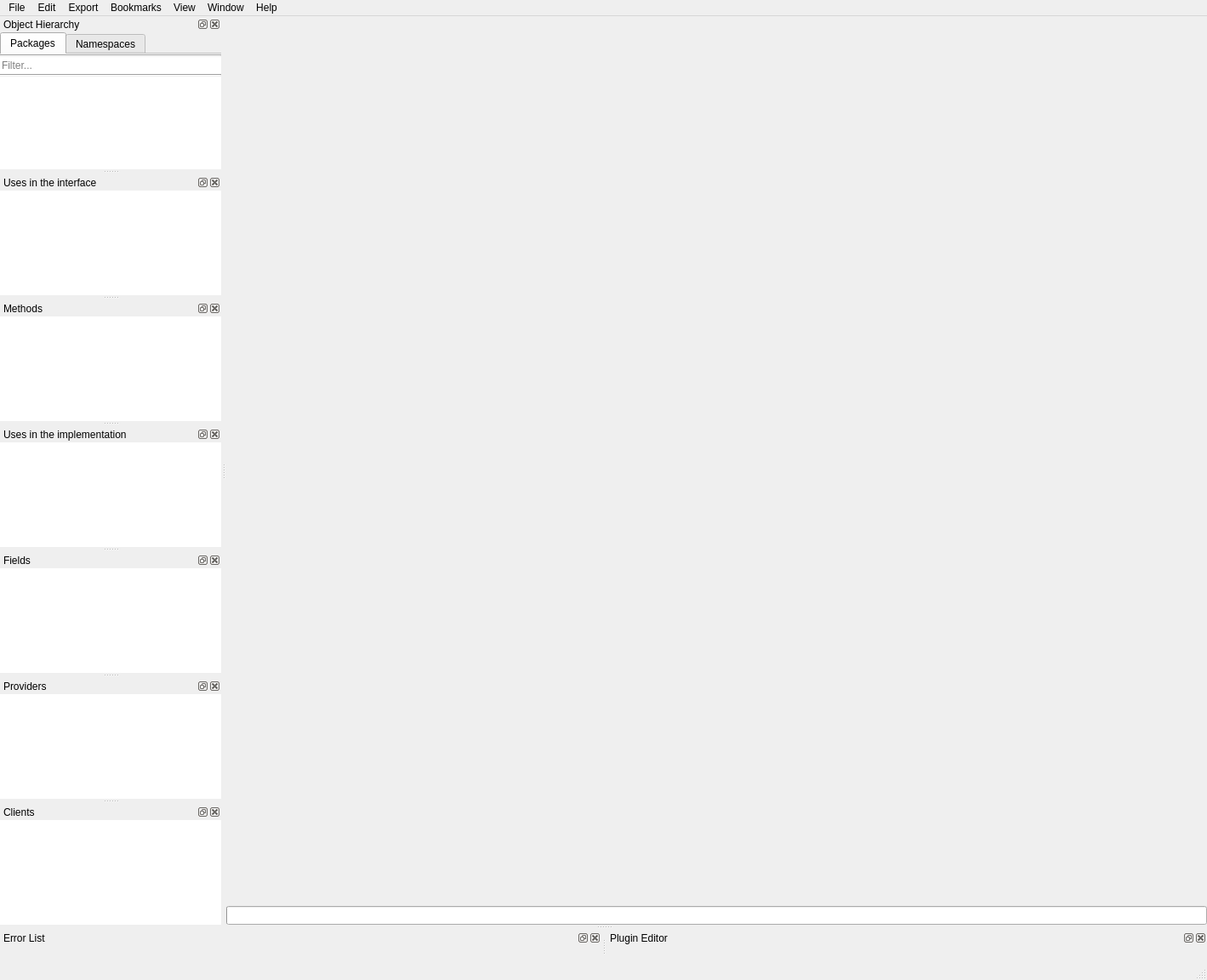
<?xml version="1.0" encoding="UTF-8"?>
<ui version="4.0">
 <class>MainWindow</class>
 <widget class="QMainWindow" name="MainWindow">
  <property name="geometry">
   <rect>
    <x>0</x>
    <y>0</y>
    <width>1419</width>
    <height>1152</height>
   </rect>
  </property>
  <property name="windowTitle">
   <string>MainWindow</string>
  </property>
  <widget class="QWidget" name="centralarea">
   <layout class="QVBoxLayout" name="verticalLayout_11">
    <property name="spacing">
     <number>0</number>
    </property>
    <property name="leftMargin">
     <number>0</number>
    </property>
    <property name="topMargin">
     <number>0</number>
    </property>
    <property name="rightMargin">
     <number>0</number>
    </property>
    <property name="bottomMargin">
     <number>0</number>
    </property>
    <item>
     <widget class="KMessageWidget" name="topMessageWidget"/>
    </item>
    <item>
     <widget class="QStackedWidget" name="stackedWidget">
      <property name="currentIndex">
       <number>0</number>
      </property>
      <widget class="QWidget" name="graphPage">
       <layout class="QVBoxLayout" name="verticalLayout_10">
        <property name="spacing">
         <number>0</number>
        </property>
        <property name="leftMargin">
         <number>0</number>
        </property>
        <property name="topMargin">
         <number>0</number>
        </property>
        <property name="rightMargin">
         <number>0</number>
        </property>
        <property name="bottomMargin">
         <number>0</number>
        </property>
       </layout>
      </widget>
      <widget class="QWidget" name="welcomePage">
       <layout class="QVBoxLayout" name="verticalLayout_12">
        <property name="spacing">
         <number>0</number>
        </property>
        <property name="leftMargin">
         <number>0</number>
        </property>
        <property name="topMargin">
         <number>0</number>
        </property>
        <property name="rightMargin">
         <number>0</number>
        </property>
        <property name="bottomMargin">
         <number>0</number>
        </property>
        <item>
         <widget class="Codethink::lvtqtw::WelcomeScreen" name="welcomeWidget" native="true"/>
        </item>
       </layout>
      </widget>
     </widget>
    </item>
    <item>
     <widget class="QProgressBar" name="graphLoadProgress"/>
    </item>
   </layout>
  </widget>
  <widget class="QMenuBar" name="menubar">
   <property name="geometry">
    <rect>
     <x>0</x>
     <y>0</y>
     <width>1419</width>
     <height>27</height>
    </rect>
   </property>
   <widget class="QMenu" name="menuFile">
    <property name="title">
     <string>File</string>
    </property>
    <addaction name="actionNew_Project"/>
    <addaction name="actionGenerate_Database"/>
    <addaction name="actionOpen_Project"/>
    <addaction name="actionSave"/>
    <addaction name="actionSave_as"/>
    <addaction name="actionClose_Project"/>
    <addaction name="separator"/>
    <addaction name="actionParse_Codebase"/>
    <addaction name="actionCode_Generation"/>
    <addaction name="separator"/>
    <addaction name="actionPreferences"/>
    <addaction name="separator"/>
    <addaction name="actionQuit"/>
   </widget>
   <widget class="QMenu" name="menuWindow">
    <property name="title">
     <string>Window</string>
    </property>
    <addaction name="actionToggle_Split_View"/>
    <addaction name="separator"/>
    <addaction name="actionNew_Tab"/>
    <addaction name="actionClose_Current_Tab"/>
   </widget>
   <widget class="QMenu" name="menuExport">
    <property name="title">
     <string>Export</string>
    </property>
    <addaction name="actionSvg"/>
   </widget>
   <widget class="QMenu" name="menuEdit">
    <property name="title">
     <string>Edit</string>
    </property>
    <addaction name="actionUndo"/>
    <addaction name="actionRedo"/>
    <addaction name="actionProjectSettings"/>
    <addaction name="actionSearch"/>
   </widget>
   <widget class="QMenu" name="menuHelp">
    <property name="title">
     <string>Help</string>
    </property>
    <addaction name="actionAbout"/>
    <addaction name="actionDump_usage_log"/>
    <addaction name="actionReset_usage_log"/>
   </widget>
   <widget class="QMenu" name="menuView">
    <property name="title">
     <string>View</string>
    </property>
   </widget>
   <widget class="QMenu" name="menuBookmarks">
    <property name="title">
     <string>Bookmarks</string>
    </property>
   </widget>
   <addaction name="menuFile"/>
   <addaction name="menuEdit"/>
   <addaction name="menuExport"/>
   <addaction name="menuBookmarks"/>
   <addaction name="menuView"/>
   <addaction name="menuWindow"/>
   <addaction name="menuHelp"/>
  </widget>
  <widget class="QStatusBar" name="statusbar"/>
  <widget class="QDockWidget" name="objectHierarchyDoc">
   <property name="windowTitle">
    <string>Object Hierarchy</string>
   </property>
   <attribute name="dockWidgetArea">
    <number>1</number>
   </attribute>
   <widget class="QWidget" name="dockWidgetContents">
    <layout class="QVBoxLayout" name="verticalLayout_7">
     <property name="spacing">
      <number>0</number>
     </property>
     <property name="leftMargin">
      <number>0</number>
     </property>
     <property name="topMargin">
      <number>0</number>
     </property>
     <property name="rightMargin">
      <number>0</number>
     </property>
     <property name="bottomMargin">
      <number>0</number>
     </property>
     <item>
      <widget class="QTabWidget" name="tabWidget">
       <property name="sizePolicy">
        <sizepolicy hsizetype="Preferred" vsizetype="Preferred">
         <horstretch>0</horstretch>
         <verstretch>0</verstretch>
        </sizepolicy>
       </property>
       <property name="currentIndex">
        <number>0</number>
       </property>
       <property name="documentMode">
        <bool>true</bool>
       </property>
       <widget class="QWidget" name="tab_2">
        <attribute name="title">
         <string>Packages</string>
        </attribute>
        <layout class="QVBoxLayout" name="verticalLayout_2">
         <property name="spacing">
          <number>0</number>
         </property>
         <property name="leftMargin">
          <number>0</number>
         </property>
         <property name="topMargin">
          <number>0</number>
         </property>
         <property name="rightMargin">
          <number>0</number>
         </property>
         <property name="bottomMargin">
          <number>0</number>
         </property>
         <item>
          <widget class="Line" name="line_3">
           <property name="orientation">
            <enum>Qt::Horizontal</enum>
           </property>
          </widget>
         </item>
         <item>
          <widget class="QLineEdit" name="packagesFilter">
           <property name="frame">
            <bool>false</bool>
           </property>
           <property name="placeholderText">
            <string>Filter...</string>
           </property>
           <property name="clearButtonEnabled">
            <bool>true</bool>
           </property>
          </widget>
         </item>
         <item>
          <widget class="Line" name="line_2">
           <property name="orientation">
            <enum>Qt::Horizontal</enum>
           </property>
          </widget>
         </item>
         <item>
          <widget class="Codethink::lvtqtw::TreeView" name="packagesTree">
           <property name="frameShape">
            <enum>QFrame::NoFrame</enum>
           </property>
           <property name="headerHidden">
            <bool>true</bool>
           </property>
          </widget>
         </item>
        </layout>
       </widget>
       <widget class="QWidget" name="tab">
        <attribute name="title">
         <string>Namespaces</string>
        </attribute>
        <layout class="QVBoxLayout" name="verticalLayout">
         <property name="spacing">
          <number>0</number>
         </property>
         <property name="leftMargin">
          <number>0</number>
         </property>
         <property name="topMargin">
          <number>0</number>
         </property>
         <property name="rightMargin">
          <number>0</number>
         </property>
         <property name="bottomMargin">
          <number>0</number>
         </property>
         <item>
          <widget class="Line" name="line_4">
           <property name="orientation">
            <enum>Qt::Horizontal</enum>
           </property>
          </widget>
         </item>
         <item>
          <widget class="QLineEdit" name="namespaceFilter">
           <property name="frame">
            <bool>false</bool>
           </property>
           <property name="placeholderText">
            <string>Filter...</string>
           </property>
           <property name="clearButtonEnabled">
            <bool>true</bool>
           </property>
          </widget>
         </item>
         <item>
          <widget class="Line" name="line">
           <property name="orientation">
            <enum>Qt::Horizontal</enum>
           </property>
          </widget>
         </item>
         <item>
          <widget class="Codethink::lvtqtw::NamespaceTreeView" name="namespaceTree">
           <property name="frameShape">
            <enum>QFrame::NoFrame</enum>
           </property>
           <attribute name="headerVisible">
            <bool>false</bool>
           </attribute>
          </widget>
         </item>
        </layout>
       </widget>
      </widget>
     </item>
    </layout>
   </widget>
  </widget>
  <widget class="QDockWidget" name="usesInTheInterfaceDock">
   <property name="windowTitle">
    <string>Uses in the interface</string>
   </property>
   <attribute name="dockWidgetArea">
    <number>1</number>
   </attribute>
   <widget class="QWidget" name="dockWidgetContents_3">
    <layout class="QVBoxLayout" name="verticalLayout_9">
     <property name="spacing">
      <number>0</number>
     </property>
     <property name="leftMargin">
      <number>0</number>
     </property>
     <property name="topMargin">
      <number>0</number>
     </property>
     <property name="rightMargin">
      <number>0</number>
     </property>
     <property name="bottomMargin">
      <number>0</number>
     </property>
     <item>
      <widget class="QTableView" name="usesInTheInterfaceTable">
       <property name="frameShape">
        <enum>QFrame::NoFrame</enum>
       </property>
       <attribute name="horizontalHeaderVisible">
        <bool>false</bool>
       </attribute>
       <attribute name="horizontalHeaderStretchLastSection">
        <bool>true</bool>
       </attribute>
       <attribute name="verticalHeaderVisible">
        <bool>false</bool>
       </attribute>
      </widget>
     </item>
    </layout>
   </widget>
  </widget>
  <widget class="QDockWidget" name="methodsDock">
   <property name="windowTitle">
    <string>Methods</string>
   </property>
   <attribute name="dockWidgetArea">
    <number>1</number>
   </attribute>
   <widget class="QWidget" name="dockWidgetContents_4">
    <layout class="QVBoxLayout" name="verticalLayout_3">
     <property name="spacing">
      <number>0</number>
     </property>
     <property name="leftMargin">
      <number>0</number>
     </property>
     <property name="topMargin">
      <number>0</number>
     </property>
     <property name="rightMargin">
      <number>0</number>
     </property>
     <property name="bottomMargin">
      <number>0</number>
     </property>
     <item>
      <widget class="QTableView" name="methodsTable">
       <property name="frameShape">
        <enum>QFrame::NoFrame</enum>
       </property>
       <attribute name="horizontalHeaderVisible">
        <bool>false</bool>
       </attribute>
       <attribute name="horizontalHeaderStretchLastSection">
        <bool>true</bool>
       </attribute>
       <attribute name="verticalHeaderVisible">
        <bool>false</bool>
       </attribute>
      </widget>
     </item>
    </layout>
   </widget>
  </widget>
  <widget class="QDockWidget" name="usesInTheImplDock">
   <property name="windowTitle">
    <string>Uses in the implementation</string>
   </property>
   <attribute name="dockWidgetArea">
    <number>1</number>
   </attribute>
   <widget class="QWidget" name="dockWidgetContents_5">
    <layout class="QVBoxLayout" name="verticalLayout_4">
     <property name="spacing">
      <number>0</number>
     </property>
     <property name="leftMargin">
      <number>0</number>
     </property>
     <property name="topMargin">
      <number>0</number>
     </property>
     <property name="rightMargin">
      <number>0</number>
     </property>
     <property name="bottomMargin">
      <number>0</number>
     </property>
     <item>
      <widget class="QTableView" name="usesInTheImplTable">
       <property name="frameShape">
        <enum>QFrame::NoFrame</enum>
       </property>
       <attribute name="horizontalHeaderVisible">
        <bool>false</bool>
       </attribute>
       <attribute name="horizontalHeaderStretchLastSection">
        <bool>true</bool>
       </attribute>
       <attribute name="verticalHeaderVisible">
        <bool>false</bool>
       </attribute>
      </widget>
     </item>
    </layout>
   </widget>
  </widget>
  <widget class="QDockWidget" name="fieldsDock">
   <property name="windowTitle">
    <string>Fields</string>
   </property>
   <attribute name="dockWidgetArea">
    <number>1</number>
   </attribute>
   <widget class="QWidget" name="dockWidgetContents_6">
    <layout class="QVBoxLayout" name="verticalLayout_5">
     <property name="spacing">
      <number>0</number>
     </property>
     <property name="leftMargin">
      <number>0</number>
     </property>
     <property name="topMargin">
      <number>0</number>
     </property>
     <property name="rightMargin">
      <number>0</number>
     </property>
     <property name="bottomMargin">
      <number>0</number>
     </property>
     <item>
      <widget class="QTableView" name="fieldsTable">
       <property name="frameShape">
        <enum>QFrame::NoFrame</enum>
       </property>
       <attribute name="horizontalHeaderVisible">
        <bool>false</bool>
       </attribute>
       <attribute name="horizontalHeaderStretchLastSection">
        <bool>true</bool>
       </attribute>
       <attribute name="verticalHeaderVisible">
        <bool>false</bool>
       </attribute>
      </widget>
     </item>
    </layout>
   </widget>
  </widget>
  <widget class="QDockWidget" name="providersDock">
   <property name="windowTitle">
    <string>Providers</string>
   </property>
   <attribute name="dockWidgetArea">
    <number>1</number>
   </attribute>
   <widget class="QWidget" name="dockWidgetContents_7">
    <layout class="QVBoxLayout" name="verticalLayout_6">
     <property name="spacing">
      <number>0</number>
     </property>
     <property name="leftMargin">
      <number>0</number>
     </property>
     <property name="topMargin">
      <number>0</number>
     </property>
     <property name="rightMargin">
      <number>0</number>
     </property>
     <property name="bottomMargin">
      <number>0</number>
     </property>
     <item>
      <widget class="QTableView" name="providersTable">
       <property name="frameShape">
        <enum>QFrame::NoFrame</enum>
       </property>
       <attribute name="horizontalHeaderVisible">
        <bool>false</bool>
       </attribute>
       <attribute name="horizontalHeaderStretchLastSection">
        <bool>true</bool>
       </attribute>
       <attribute name="verticalHeaderVisible">
        <bool>false</bool>
       </attribute>
      </widget>
     </item>
    </layout>
   </widget>
  </widget>
  <widget class="QDockWidget" name="clientsDock">
   <property name="windowTitle">
    <string>Clients</string>
   </property>
   <attribute name="dockWidgetArea">
    <number>1</number>
   </attribute>
   <widget class="QWidget" name="dockWidgetContents_8">
    <layout class="QVBoxLayout" name="verticalLayout_9">
     <property name="spacing">
      <number>0</number>
     </property>
     <property name="leftMargin">
      <number>0</number>
     </property>
     <property name="topMargin">
      <number>0</number>
     </property>
     <property name="rightMargin">
      <number>0</number>
     </property>
     <property name="bottomMargin">
      <number>0</number>
     </property>
     <item>
      <widget class="QTableView" name="clientsTable">
       <property name="frameShape">
        <enum>QFrame::NoFrame</enum>
       </property>
       <attribute name="horizontalHeaderVisible">
        <bool>false</bool>
       </attribute>
       <attribute name="horizontalHeaderStretchLastSection">
        <bool>true</bool>
       </attribute>
       <attribute name="verticalHeaderVisible">
        <bool>false</bool>
       </attribute>
      </widget>
     </item>
    </layout>
   </widget>
  </widget>
  <widget class="QDockWidget" name="errorDock">
   <property name="windowTitle">
    <string>Error List</string>
   </property>
   <attribute name="dockWidgetArea">
    <number>8</number>
   </attribute>
   <widget class="Codethink::lvtqtw::ErrorView" name="errorView"/>
  </widget>
  <widget class="QDockWidget" name="pluginEditorDock">
   <property name="windowTitle">
    <string>Plugin Editor</string>
   </property>
   <attribute name="dockWidgetArea">
    <number>8</number>
   </attribute>
   <widget class="QWidget" name="dockWidgetContents_2">
    <layout class="QHBoxLayout" name="horizontalLayout">
     <item>
      <widget class="Codethink::lvtqtw::PluginEditor" name="widget" native="true"/>
     </item>
    </layout>
   </widget>
  </widget>
  <action name="actionOpen_Project">
   <property name="text">
    <string>Open Project</string>
   </property>
   <property name="shortcut">
    <string>Ctrl+O</string>
   </property>
  </action>
  <action name="actionToggle_Split_View">
   <property name="checkable">
    <bool>true</bool>
   </property>
   <property name="text">
    <string>Toggle Split View</string>
   </property>
   <property name="shortcut">
    <string>Ctrl+Shift+T</string>
   </property>
  </action>
  <action name="actionImage">
   <property name="text">
    <string>Image</string>
   </property>
  </action>
  <action name="actionPreferences">
   <property name="text">
    <string>Preferences</string>
   </property>
  </action>
  <action name="actionCode_Generation">
   <property name="text">
    <string>Generate Code</string>
   </property>
  </action>
  <action name="actionParse_Codebase">
   <property name="text">
    <string>Parse Additional Source Code</string>
   </property>
  </action>
  <action name="actionNew_Tab">
   <property name="text">
    <string>New Tab</string>
   </property>
   <property name="shortcut">
    <string>Ctrl+T</string>
   </property>
  </action>
  <action name="actionClose_Current_Tab">
   <property name="text">
    <string>Close Current Tab</string>
   </property>
   <property name="shortcut">
    <string>Ctrl+W</string>
   </property>
  </action>
  <action name="actionQuit">
   <property name="text">
    <string>Quit</string>
   </property>
   <property name="shortcut">
    <string>Ctrl+Q</string>
   </property>
  </action>
  <action name="actionSearch">
   <property name="text">
    <string>Search</string>
   </property>
   <property name="shortcut">
    <string>Ctrl+F</string>
   </property>
  </action>
  <action name="actionProjectSettings">
   <property name="text">
    <string>Project Settings</string>
   </property>
  </action>
  <action name="actionClose_Project">
   <property name="text">
    <string>Close Project</string>
   </property>
  </action>
  <action name="actionNew_Project">
   <property name="text">
    <string>New Project</string>
   </property>
   <property name="shortcut">
    <string>Ctrl+N</string>
   </property>
  </action>
  <action name="actionGenerate_Database">
   <property name="text">
    <string>New Project From Source Code...</string>
   </property>
  </action>
  <action name="actionSave">
   <property name="text">
    <string>Save</string>
   </property>
  </action>
  <action name="actionSave_as">
   <property name="text">
    <string>Save as</string>
   </property>
  </action>
  <action name="actionSvg">
   <property name="text">
    <string>Svg</string>
   </property>
  </action>
  <action name="actionAbout">
   <property name="text">
    <string>About</string>
   </property>
  </action>
  <action name="actionDump_usage_log">
   <property name="text">
    <string>Dump usage log</string>
   </property>
   <property name="toolTip">
    <string>Dump all the debug output of this current session to a file</string>
   </property>
  </action>
  <action name="actionReset_usage_log">
   <property name="text">
    <string>Reset usage log</string>
   </property>
   <property name="toolTip">
    <string>Free the in-memory log file, releasing memory.</string>
   </property>
  </action>
  <action name="actionUndo">
   <property name="text">
    <string>Undo</string>
   </property>
  </action>
  <action name="actionRedo">
   <property name="text">
    <string>Redo</string>
   </property>
  </action>
 </widget>
 <customwidgets>
  <customwidget>
   <class>KMessageWidget</class>
   <extends>QFrame</extends>
   <header>kmessagewidget.h</header>
   <container>1</container>
  </customwidget>
  <customwidget>
   <class>Codethink::lvtqtw::TreeView</class>
   <extends>QTreeView</extends>
   <header location="global">ct_lvtqtw_treeview.h</header>
  </customwidget>
  <customwidget>
   <class>Codethink::lvtqtw::NamespaceTreeView</class>
   <extends>QTreeView</extends>
   <header location="global">ct_lvtqtw_namespacetreeview.h</header>
  </customwidget>
  <customwidget>
   <class>Codethink::lvtqtw::ErrorView</class>
   <extends>QWidget</extends>
   <header location="global">ct_lvtqtw_errorview.h</header>
   <container>1</container>
  </customwidget>
  <customwidget>
   <class>Codethink::lvtqtw::WelcomeScreen</class>
   <extends>QWidget</extends>
   <header location="global">ct_lvtqtw_welcomescreen.h</header>
   <container>1</container>
  </customwidget>
  <customwidget>
   <class>Codethink::lvtqtw::PluginEditor</class>
   <extends>QWidget</extends>
   <header location="global">ct_lvtqtw_plugineditor.h</header>
   <container>1</container>
  </customwidget>
 </customwidgets>
 <resources/>
 <connections/>
</ui>
